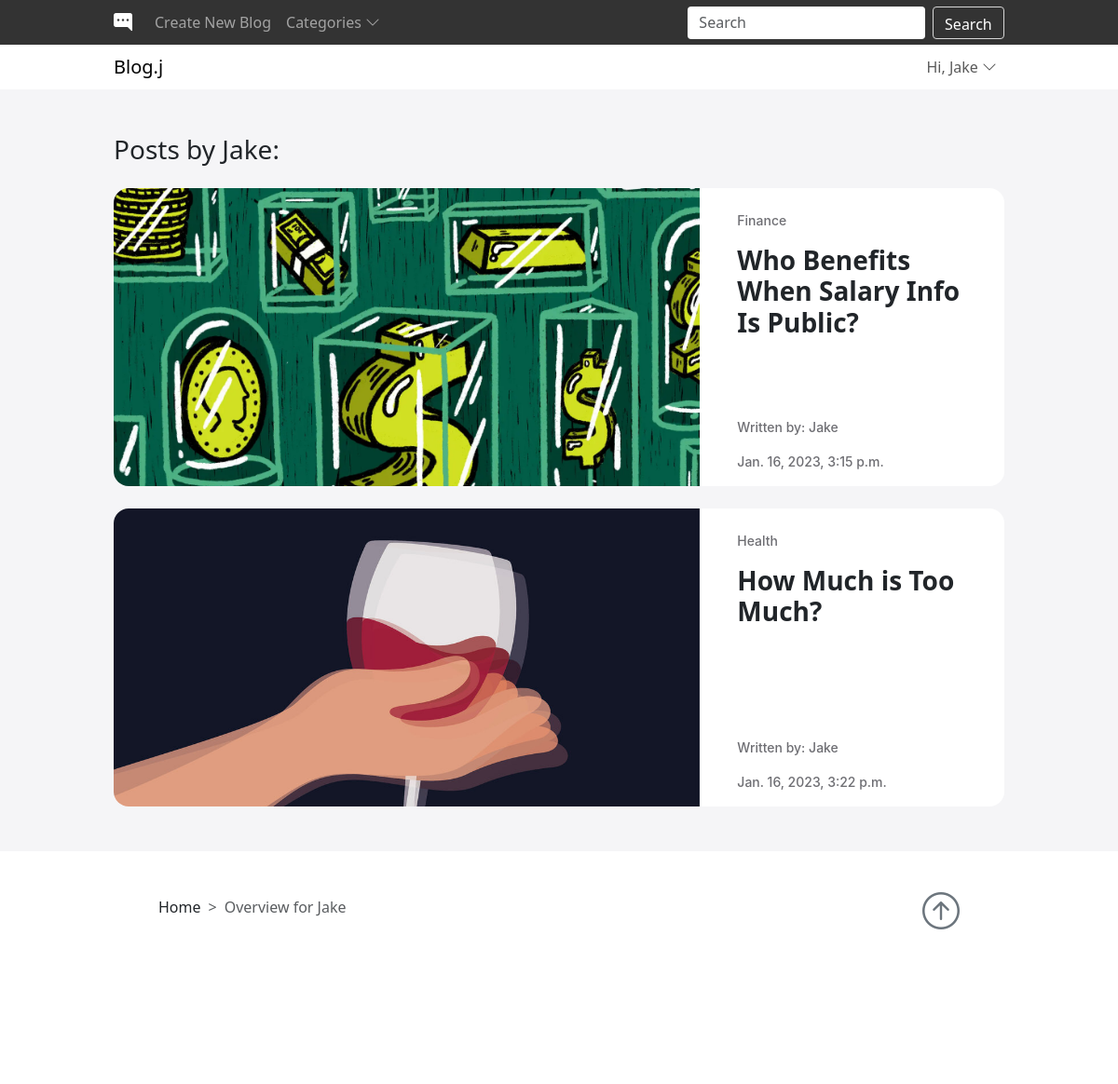
The page /display_user/5 on the database its author committed.
### blog/models.py (models this page shows, shortened)
class Blog(models.Model):
    author = models.ForeignKey(User, on_delete=models.CASCADE, related_name="blog_written")
    title = models.TextField()
    date_time = models.DateTimeField(auto_now_add=True)
    content = models.TextField()
    image = models.ImageField(upload_to='images', null=True)
    image_caption = models.TextField(null=True)
    readtime = models.CharField(max_length=64)
    category = models.CharField(
        max_length=64,
        choices=CATEGORY_CHOICES,
        default="None"
    )

### blog/views.py (the view)
# urls.py: path("display_user/<int:user_id>", views.display_user, name="display_user"),
def display_user(request, user_id):
    user = User.objects.get(id=user_id)
    blogs = Blog.objects.filter(author=user)
    return render(request, "blog/user.html", {
        "user": user,
        "blogs": blogs
    })

### blog/templates/blog/user.html
{% extends 'blog/layout.html' %}
{% block body %}
<div class="container index_container">
    <h3>Posts by {{ user }}:</h3>
</div>
<section>
    <div class="container-lg index_container">
{% for blog in blogs %}
    <a href="{% url 'view_blog' blog.id %}" class="card_link">
        <div class="card rounded-4 overflow-hidden mt-4 border-0 border">
            <div class="row">
                <div class="col-md-8">
                    <div class="overflow-hidden user_image_container">
                        <img src="{{ blog.image.url }}" class="img-fluid zoom display_animation user_image_control">
                    </div>
                </div>
                <div class="col-md-4 d-flex">
                    <div class="card-body d-flex flex-column">
                        <p class="card_info_font mt-2">{{ blog.category }}</p>
                        <h3 class="mb-5">
                            <strong>{{ blog.title }}</strong>
                        </h3>
                        <div class="mt-auto d-flex flex-md-column justify-content-between">
                            <p class="card_info_font mt-auto">Written by: {{ blog.author }}</p>
                            <p class="card_info_font mt-auto mb-0">{{ blog.date_time }}</p>
                        </div>
                    </div>
                </div>
            </div>
        </div>
    </a>
{% endfor %}
    </div>
</section>
<footer style="height: 250px">
    <div class="container index_container">
        <nav style="--bs-breadcrumb-divider: '>';" class="p-5 text-center position-relative mt-5">
            <ol class="breadcrumb">
                <li class="breadcrumb-item"><a class="card_link" href="{% url 'index' %}">Home</a></li>
                <li class="breadcrumb-item active">Overview for {{ user.username }}</li>
            </ol>
            <a href="#" class="position-absolute bottom-0 end-0 p-5 text-secondary">
                <i class="bi bi-arrow-up-circle h1"></i>
            </a>
        </nav>
    </div>
</footer>
{% endblock body %}

### blog/templates/blog/layout.html (shortened to what this page needs)
{% load static %}
<!DOCTYPE html>
<html lang="en">
<head>
    <link rel="stylesheet" href="https://cdn.jsdelivr.net/npm/bootstrap@5.3.0-alpha1/dist/css/bootstrap.min.css">
    <link rel="stylesheet" href="https://cdn.jsdelivr.net/npm/bootstrap-icons@1.10.3/font/bootstrap-icons.css">
    <link rel="stylesheet" type="text/css" href="{% static 'css/styles.css' %}">
</head>
<body id="index_body">
    <nav class="navbar navbar-expand-lg navbar-dark p-1" id="first_navbar">
        <div class="container index_container">
            <a href="{% url 'index' %}" class="navbar-brand"><i class="bi bi-chat-right-dots-fill"></i></a>
            <div class="collapse navbar-collapse" id="navbarSupportedContent">
                <ul class="navbar-nav">
                    {% if user.is_authenticated %}
                        <li class="nav-item">
                            <a href="{% url 'create_blog' %}" class="nav-link">Create New Blog</a>
                        </li>
                    {% endif %}
                    <li class="nav-item dropdown">
                        <a href="#" class="nav-link" role="button" data-bs-toggle="dropdown" aria-expanded="false">Categories <i class="bi bi-chevron-down"></i> </a>
                    </li>
                </ul>
                <form action="{% url 'search' %}" role="search" method="post" class="d-flex ms-auto">
                    <input type="search" placeholder="Search" class="form-control me-2 w-75" id="navbar_input" name="query">
                    <button class="btn" id="navbar_search_button" type="submit">Search</button>
                </form>
            </div>
        </div>
    </nav>
    <nav class="navbar navbar-expand-lg p-1 mb-5" id="second_navbar">
        <div class="container index_container">
            <a href="{% url 'index' %}" class="navbar-brand">Blog.j</a>
            <div class="collapse navbar-collapse" id="navbar2SupportedContent">
                <ul class="navbar-nav ms-auto">
                    {% if user.is_authenticated %}
                        <li class="nav-item dropdown">
                            <a href="#" class="nav-link" role="button" data-bs-toggle="dropdown" aria-expanded="false"> Hi, {{ user.username }} <i class="bi bi-chevron-down"></i> </a>
                        </li>
                    {% endif %}
                </ul>
            </div>
        </div>
    </nav>
    {% block body %}
    {% endblock body %}
</body>
</html>

### blog/static/css/styles.css (style rules this page uses)
#index_body { background-color: #F5F5F7; }
#first_navbar { background-color: #333333; }
#second_navbar { background-color: white; position: sticky; top: 0; z-index: 1; }
#navbar_search_button { color: white; background-color: #333333; border-color: #D6D6D6; height: 35px; border-radius: 4px; }
#navbar_input { height: 35px; border: 0; border-radius: 4px; }
@media (min-width: 1200px) { .index_container { max-width: 980px; } }
.card_info_font { color: #6E6E73; font-size: 14px; font-family: -apple-system, system-io, BlinkMacSystemFont, 'Segoe UI', 'Helvetica Neue', sans-serif; font-weight: 500; }
.card_link { text-decoration: none; color: inherit; }
.zoom { transition: transform .4s; }
.display_animation { -webkit-filter: brightness(100%); }
footer { background-color: white; }
.user_image_container { height: 40vh; }
.user_image_control { max-width: 100%; min-height: 100%; }

### rows shown on the page
Blog: image (picture), category "Finance", title "Who Benefits When Salary Info Is Public?", author "Jake", date_time "Jan. 16, 2023, 3:15 p.m."
Blog: image (picture), category "Health", title "How Much is Too Much?", author "Jake", date_time "Jan. 16, 2023, 3:22 p.m."

### other values the page prints
{{ user.username }} "Jake"
{{ user }} "Jake"
